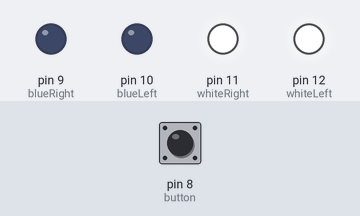
This sketch was run on a simulated Arduino Uno, built with avr-gcc and run on an emulated ATmega328P. Parts: output pins drawn as LEDs (lit = HIGH). Inputs (shaded band) come from the test bench; at power-on: pin 8 (button) LOW. Pins used as bus, display or sensor lines are not drawn.

Above: at 1.2 s.
1.3 s: pin 8 (button) pulled HIGH for 0.15 s
At 1.8 s:
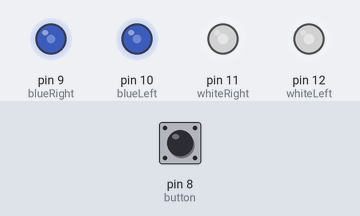
2.9 s: pin 8 (button) pulled HIGH for 1 s
At 4.2 s:
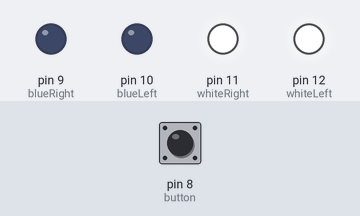
5.4 s: pin 8 (button) pulled HIGH for 0.15 s
At 6.1 s:
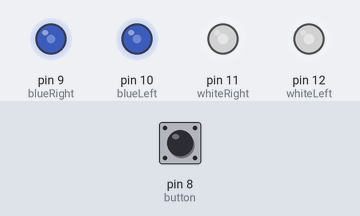
7.0 s: pin 8 (button) pulled HIGH for 3.2 s
At 7.4 s:
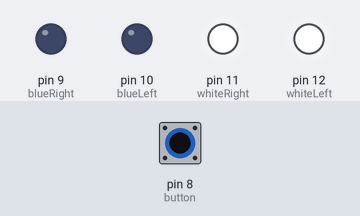
11.7 s: pin 8 (button) pulsed HIGH 2 times (0.12 s each, 0.3 s apart)
At 12.03 s:
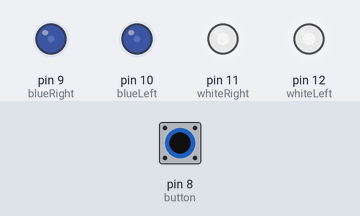
Timing chart, 0 to 14.7 s (numbered marks = the images above; inputs shaded):
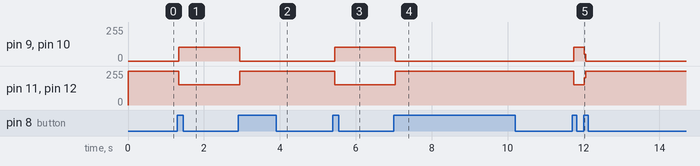

The sketch:

EL_WIRE_FINAL_VERSION.ino
```cpp
/********************************/
/* EL WIRE FINAL VERSION        */
/* Interactive Costumes         */
/* Diver Costume                */
/* Group HEMASU                 */
/* Version 1.0 July 14th, 2014  */
/* Author: Marco Schmandt       */
/********************************/

// initialize all pins
const int collar     = 13;
const int whiteLeft  = 12;
const int whiteRight = 11;
const int blueLeft   = 10;
const int blueRight  =  9;
const int button     =  8;

// counts the times the button has been pressed
int buttonCounter = 0;
// saves the current state of the button
int buttonState   = 0;
// saves the last state of the button
int lastBState    = 0;


void setup() {
  //Serial.begin(9600); // only for debugging
  pinMode(collar, OUTPUT);
  pinMode(whiteLeft, OUTPUT);
  pinMode(whiteRight, OUTPUT);
  pinMode(blueLeft, OUTPUT);
  pinMode(blueRight, OUTPUT);
}

void loop() {

  // read the actual state of the button
  buttonState = digitalRead(button);
  //Serial.println(digitalRead(button)); // only for debugging

  // since white is the standard illumination, set white HIGH
  // and the rest LOW
  digitalWrite(collar, 0);
  digitalWrite(whiteLeft, 1);
  digitalWrite(whiteRight, 1);
  digitalWrite(blueLeft, 0);
  digitalWrite(blueRight, 0);

  // if buttonState is unequal to lastBstate
  // something must have changed
  if(buttonState != lastBState) {
    // if button has been pressed increase counter by 1
    if(buttonState == HIGH) {
      buttonCounter++;
    }
  }
  // current buttonState gets assigned to lastBState
  lastBState = buttonState;

  // everytime the counter modulo 2 == 0
  // white light becomes active
  if(buttonCounter % 2 == 0) {
    digitalWrite(collar, 0);
    digitalWrite(whiteLeft, 1);
    digitalWrite(whiteRight, 1);
    digitalWrite(blueLeft, 0);
    digitalWrite(blueRight, 0);
  }
  // everytime the counter modulo 2 == 1
  // blue light becomes active
  else if(buttonCounter % 2 == 1) {
    digitalWrite(collar, 1);
    digitalWrite(whiteLeft, 0);
    digitalWrite(whiteRight, 0);
    digitalWrite(blueLeft, 1);
    digitalWrite(blueRight, 1);
  }
}
```

Measured:
- after the input at 1.3 s, pin 9 (blueRight), pin 10 (blueLeft): 0/255 → 104/255 at once; pin 11 (whiteRight), pin 12 (whiteLeft): 255/255 → 151/255 at once
- after the input at 2.9 s, pin 9 (blueRight), pin 10 (blueLeft): 104/255 → 0/255 at once; pin 11 (whiteRight), pin 12 (whiteLeft): 151/255 → 255/255 at once
- after the input at 5.4 s, pin 9 (blueRight), pin 10 (blueLeft): 0/255 → 104/255 at once; pin 11 (whiteRight), pin 12 (whiteLeft): 255/255 → 151/255 at once
- after the input at 7.0 s, pin 9 (blueRight), pin 10 (blueLeft): 104/255 → 0/255 at once; pin 11 (whiteRight), pin 12 (whiteLeft): 151/255 → 255/255 at once
- after the input at 11.7 s, pin 9 (blueRight), pin 10 (blueLeft): 0/255 → 104/255 at once, → 0/255 0.28 s later; pin 11 (whiteRight), pin 12 (whiteLeft): 255/255 → 151/255 at once, → 255/255 0.28 s later
